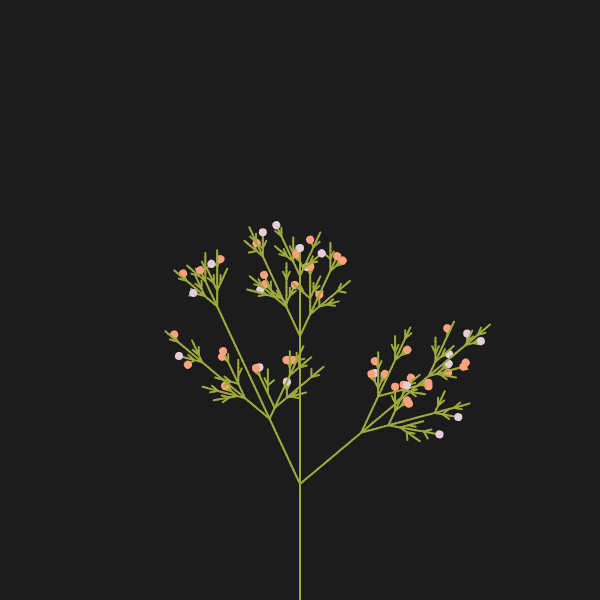
Frame 1 (no input)
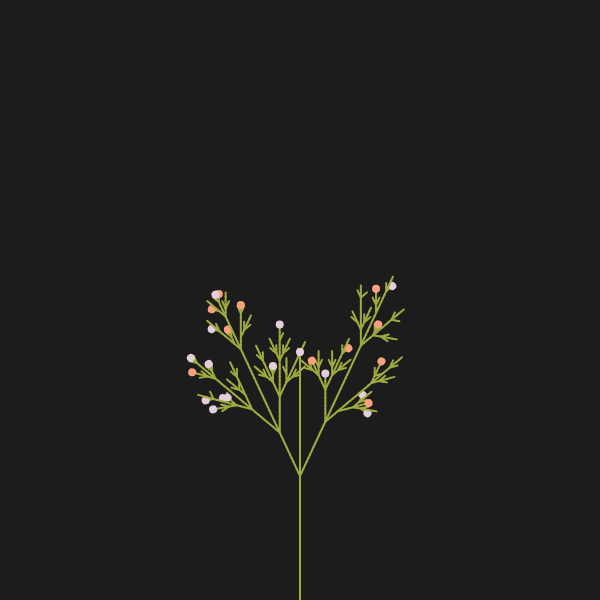
Frame 2 (the mouse pressed at the canvas centre, redrawn once)

The p5.js sketch that drew these frames (run headless with seeded random() and noise() and a simulated clock; the mouse was pressed at the canvas centre and the sketch redrawn once):

// p5.js sketch
// ── sketch.js
let rules = {
    X: [
      // Original rule, prob effects the probability of which rule gets chosen, the total must add up to 1 to allow the choseOne() function to work properly
      { rule: "F[+X][-X]FX",  prob: 0.5 },
      
      // Fewer limbs
      { rule: "F[-X]FX",      prob: 0.05 },
      { rule: "F[+X]FX",      prob: 0.05 },
      
      // Extra rotation
      { rule: "F[++X][-X]FX", prob: 0.1 },
      { rule: "F[+X][--X]FX", prob: 0.1 },
      
      // Berries/fruits
      { rule: "F[+X][-X]FA",  prob: 0.1 },
      { rule: "F[+X][-X]FB",  prob: 0.1 }
    ],
    F: [
      // Original rule
      { rule: "FF",  prob: 0.85 },
      
      // Extra growth
      { rule: "FFF", prob: 0.05 },
      
      // Stunted growth
      { rule: "F",   prob: 0.1 },
    ]
  };
  
  const len = 4;
  const ang = 25;
  const numGens = 6;
  
  let drawRules;
  
  let word = "X";
  
  function setup() {
    createCanvas(600, 600);
    
    strokeWeight(2);
    
    drawRules = {
      "A": () => {
        // Draw circle at current location
        noStroke();
        fill("#E5CEDC");
        circle(0, 0, len*2);
      },  
      "B": () => {
        // Draw circle at current location
        noStroke();
        fill("#FCA17D");
        circle(0, 0, len*2);
      },
      "F": () => {
        // Draw line forward, then move to end of line
        stroke("#9ea93f");
        line(0, 0, 0, -len);
        translate(0, -len);
      },
      "+": () => {
        // Rotate right
        rotate(PI/180 * -ang);
      },
      "-": () => {
        // Rotate right
        rotate(PI/180 * ang);
      },
      // Save current location
      "[": push,
      // Restore last location
      "]": pop,
    };
    
    noLoop();
  }
  
  function draw() {
    background(28);
    
    // Generate our L-System from the start
    word = "X";
    
    for(let i = 0; i < numGens; i ++) {
      word = generate();
      console.log(word);
    }
    
    // Draw L-System
    push();
    translate(width/2, height);
    for(let i = 0; i < word.length; i ++) {
      let c = word[i];
      if(c in drawRules) {
        drawRules[c]();
      }  
    }
    pop();
  }
  
  function mouseReleased() {
    draw();
  }
  
  function generate() {
    let next = ""
    
    for(let i = 0; i < word.length; i ++) {
      let c = word[i];
      if(c in rules) {
        let rule = rules[c];
        
        // Check if we're using an array or not
        if(Array.isArray(rule)) {
          next += chooseOne(rule); // If we are, choose one of the options
        } else {
          next += rules[c]; // Otherwise use the rule directly
        }
      } else {
        next += c;
      }
    }
    
    return next;
  }
  
  function chooseOne(ruleSet) {
    let n = random(); // Random number between 0-1
    let t = 0;
    for(let i = 0; i < ruleSet.length; i++) {
      t += ruleSet[i].prob; // Keep adding the probability of the options to total
      if(t > n) { // If the total is more than the random value
        return ruleSet[i].rule; // Choose that option
      }
    }
    return "";
  }
  
  
  
  
  
  
  
